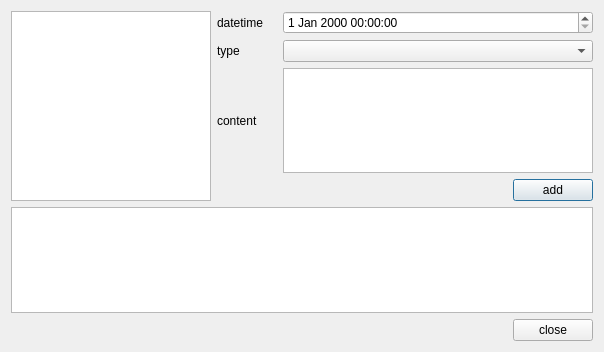
<?xml version="1.0" encoding="UTF-8"?>
<ui version="4.0">
 <class>ZInputMessageDialog</class>
 <widget class="QDialog" name="ZInputMessageDialog">
  <property name="geometry">
   <rect>
    <x>0</x>
    <y>0</y>
    <width>604</width>
    <height>352</height>
   </rect>
  </property>
  <property name="windowTitle">
   <string>Dialog</string>
  </property>
  <layout class="QVBoxLayout" name="verticalLayout_2">
   <item>
    <layout class="QHBoxLayout" name="horizontalLayout_5">
     <item>
      <widget class="ZContactListWidget" name="listWidgetContact">
       <property name="minimumSize">
        <size>
         <width>200</width>
         <height>0</height>
        </size>
       </property>
       <property name="maximumSize">
        <size>
         <width>200</width>
         <height>16777215</height>
        </size>
       </property>
      </widget>
     </item>
     <item>
      <layout class="QVBoxLayout" name="verticalLayout">
       <item>
        <layout class="QHBoxLayout" name="horizontalLayout_4">
         <item>
          <widget class="QLabel" name="label">
           <property name="minimumSize">
            <size>
             <width>60</width>
             <height>0</height>
            </size>
           </property>
           <property name="maximumSize">
            <size>
             <width>60</width>
             <height>16777215</height>
            </size>
           </property>
           <property name="text">
            <string>datetime</string>
           </property>
          </widget>
         </item>
         <item>
          <widget class="QDateTimeEdit" name="dateTimeEdit"/>
         </item>
        </layout>
       </item>
       <item>
        <layout class="QHBoxLayout" name="horizontalLayout_3">
         <item>
          <widget class="QLabel" name="label_2">
           <property name="minimumSize">
            <size>
             <width>60</width>
             <height>0</height>
            </size>
           </property>
           <property name="maximumSize">
            <size>
             <width>60</width>
             <height>16777215</height>
            </size>
           </property>
           <property name="text">
            <string>type</string>
           </property>
          </widget>
         </item>
         <item>
          <widget class="QComboBox" name="comboBox"/>
         </item>
        </layout>
       </item>
       <item>
        <layout class="QHBoxLayout" name="horizontalLayout">
         <item>
          <widget class="QLabel" name="label_3">
           <property name="minimumSize">
            <size>
             <width>60</width>
             <height>0</height>
            </size>
           </property>
           <property name="maximumSize">
            <size>
             <width>60</width>
             <height>16777215</height>
            </size>
           </property>
           <property name="text">
            <string>content</string>
           </property>
          </widget>
         </item>
         <item>
          <widget class="QTextEdit" name="textEditContent"/>
         </item>
        </layout>
       </item>
       <item>
        <layout class="QHBoxLayout" name="horizontalLayout_2">
         <item>
          <spacer name="horizontalSpacer">
           <property name="orientation">
            <enum>Qt::Horizontal</enum>
           </property>
           <property name="sizeHint" stdset="0">
            <size>
             <width>40</width>
             <height>20</height>
            </size>
           </property>
          </spacer>
         </item>
         <item>
          <widget class="QPushButton" name="btnAdd">
           <property name="text">
            <string>add</string>
           </property>
          </widget>
         </item>
        </layout>
       </item>
      </layout>
     </item>
    </layout>
   </item>
   <item>
    <widget class="QTextEdit" name="textEditAutoContent"/>
   </item>
   <item>
    <layout class="QHBoxLayout" name="horizontalLayout_6">
     <item>
      <spacer name="horizontalSpacer_2">
       <property name="orientation">
        <enum>Qt::Horizontal</enum>
       </property>
       <property name="sizeHint" stdset="0">
        <size>
         <width>40</width>
         <height>20</height>
        </size>
       </property>
      </spacer>
     </item>
     <item>
      <widget class="QPushButton" name="btnClose">
       <property name="text">
        <string>close</string>
       </property>
      </widget>
     </item>
    </layout>
   </item>
  </layout>
 </widget>
 <customwidgets>
  <customwidget>
   <class>ZContactListWidget</class>
   <extends>QListWidget</extends>
   <header>zcontactlistwidget.h</header>
  </customwidget>
 </customwidgets>
 <resources/>
 <connections/>
</ui>
